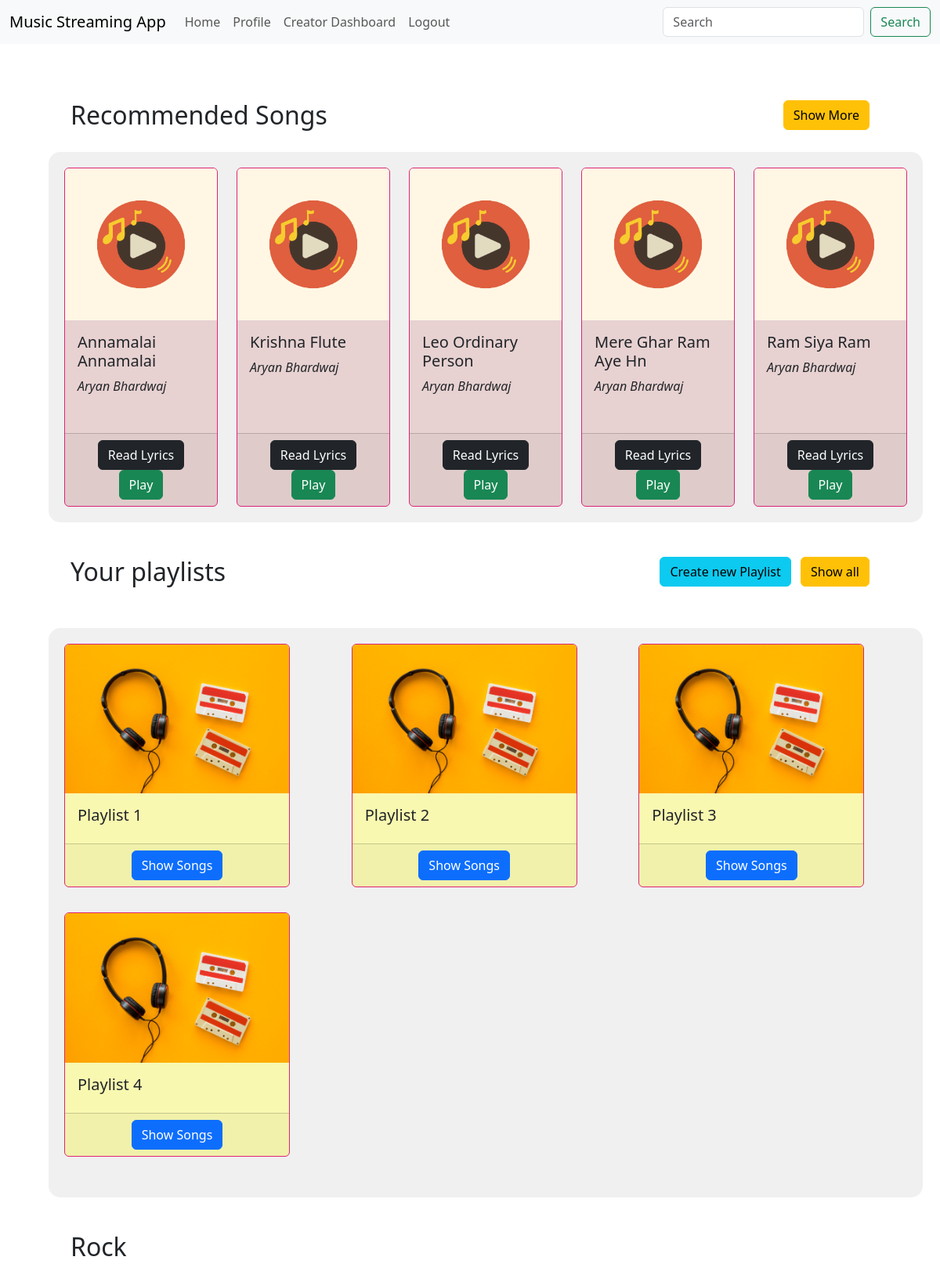
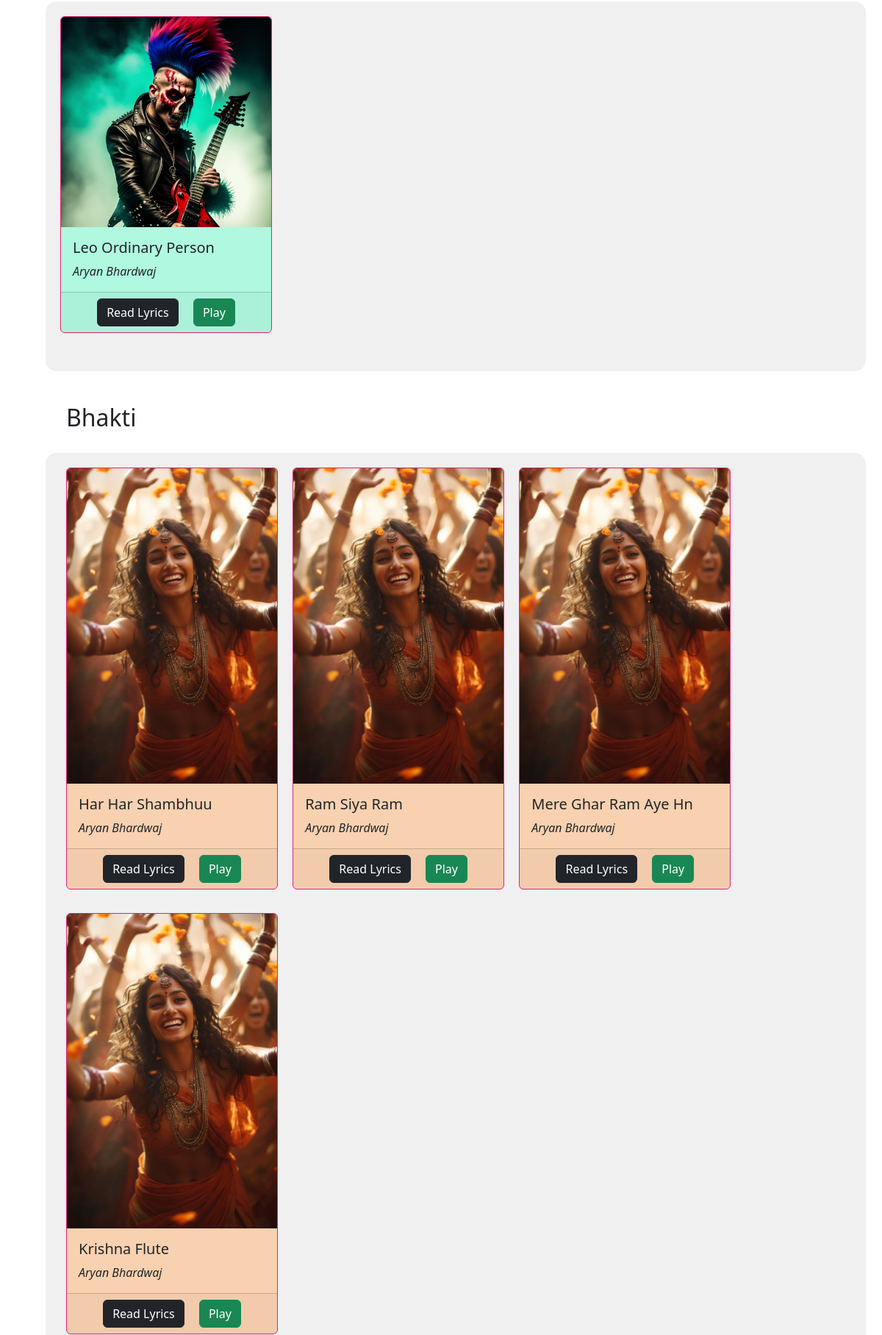
Screenshot of /home (signed in, upper part) with the database file from the repository (2 pictures, top to bottom).
### website/models.py (models this page shows)
class Song(db.Model):
    __tablename__ = 'song'
    id = db.Column(db.Integer, primary_key=True, autoincrement=True)
    title = db.Column(db.String(255), nullable=False)
    artist_id = db.Column(db.Integer, db.ForeignKey('user.id'), nullable=False)
    release_date = db.Column(db.Date, nullable=False)
    genre = db.Column(db.String(50), nullable=False)
    album_id = db.Column(db.Integer, db.ForeignKey('album.id'))
    file_path = db.Column(db.String(255), nullable=False)
    lyrics = db.Column(db.Text)
    upload_date = db.Column(db.DateTime(timezone=True), default=func.now())
    playlists = relationship('Playlist', secondary='playlist_songs', back_populates='songs', lazy=True)
    ratings = relationship('Rating', back_populates='song', lazy=True)
    album = db.relationship('Album',secondary='album_songs', back_populates='songs', lazy=True)
    artist = db.relationship('User', back_populates='songs', lazy=True)
    is_flagged = db.Column(db.Boolean, default=False)

class User(db.Model, UserMixin):
    __tablename__ = 'user'
    id = db.Column(db.Integer, primary_key=True, autoincrement=True)
    firstname = db.Column(db.String(80), nullable=False)
    lastname = db.Column(db.String(80), nullable=False)
    email = db.Column(db.String(120), unique=True, nullable=False)
    password = db.Column(db.String(256), nullable=False)
    user_type = db.Column(db.String(80), nullable=False)
    is_blacklisted = db.Column(db.Boolean, default=False)
    registration_date = db.Column(
        db.DateTime(timezone=True), default=func.now())
    songs = relationship('Song', back_populates='artist', lazy=True)
    albums = relationship('Album', back_populates='artist', lazy=True)
    ratings = relationship('Rating', back_populates='user', lazy=True)

class Playlist(db.Model):
    __tablename__ = 'playlist'
    id = db.Column(db.Integer, primary_key=True, autoincrement=True)
    user_id = db.Column(db.Integer, db.ForeignKey('user.id'))
    title = db.Column(db.String(255), nullable=False)
    songs = relationship('Song', secondary='playlist_songs', back_populates='playlists')

### website/controllers.py (the view)
@controllers.route('/home')
@login_required
def home():
    recommended_songs = Song.query.order_by(
        Song.upload_date.desc()).limit(5).all()
    user_playlists = Playlist.query.filter_by(
        user_id=current_user.id).limit(4).all()
    albums = Album.query.limit(4).all()
    rock_songs = Song.query.filter_by(genre='Rock').all()
    Bhakti_songs = Song.query.filter_by(genre='Bhakti').all()
    return render_template('home.html', user=current_user, recommended_songs=recommended_songs, user_playlists=user_playlists, albums=albums, rock_songs=rock_songs, Bhakti_songs=Bhakti_songs)

### website/__init__.py (called while the page is built)
def create_app():
    app = Flask(__name__)
    app.config['SECRET_KEY'] = 'sjhfsdfkisjfdisnmf'
    app.config['SQLALCHEMY_DATABASE_URI'] = f'sqlite:///{DATABASE_NAME}'
    db.init_app(app)
    from .controllers import controllers
    from .auth import auth
    from .models import User
    app.register_blueprint(controllers, url_prefix='/')
    app.register_blueprint(auth, url_prefix='/')
    if not path.exists('instance/' + DATABASE_NAME):
        with app.app_context():
            db.create_all()
    login_manager = LoginManager()
    login_manager.login_view = 'auth.login'
    login_manager.init_app(app)
    @login_manager.user_loader
    def load_user(id):
        return User.query.get(int(id))
    return app

### website/templates/home.html (shortened to what this page needs)
{% extends 'base.html' %}
{% block content %}
<br><br>
<div class="row">
    <div class="col mx-5">
        <h2>Recommended Songs</h2>
    </div>
    <div class="col text-end mx-5">
        <a href="/recommended_songs" type="button" class="btn btn-warning">Show More</a>
    </div>
</div>
<div class="container rounded-div">
    <div class="row overflow-x-auto">
        {% for song in recommended_songs %}
            <div class="col">
                <div class="card h-100 ">
                    <img src="/static/35882.jpg" class="card-img-top" alt="...">
                    <div class="card-body">
                        <h5 class="card-title">{{song.title}}</h5>
                        <em>{{ song.artist.firstname}} {{song.artist.lastname}}</em>
                    </div>
                    <div class="card-footer text-center">
                        <a href="{{url_for('controllers.read_lyrics', song_id=song.id)}}" class="btn btn-dark mx-2">Read Lyrics</a>
                        <a href="{{url_for('controllers.play_song', song_id=song.id)}}" class="btn btn-success mx-2">Play</a>
                    </div>
                </div>
            </div>
        {% endfor %}
    </div>
</div>
<br>
<div class="row">
    <div class="col mx-5">
        <h2>Your playlists</h2>
    </div>
    <div class="col text-end mx-5">
        <a href="/create_playlist" type="button" class="btn btn-info">Create new Playlist</a>
        <a href="/all_playlists" type="button" class="btn btn-warning ms-2">Show all</a>
    </div>
</div>
<br>
<div class="container rounded-div ">
    {% if user_playlists %}
        <div class="row">
            {% for playlist in user_playlists %}
                <div class="col md-4 " >
                    <div class="card" style="width: 18rem; background-color: rgba(255, 255, 127, 0.558);">
                        <img src="/static/album.jpg" class="card-img-top" alt="...">
                        <div class="card-body">
                            <h5 class="card-title">{{ playlist.title }}</h5>
                        </div>
                        <div class="card-footer text-center">
                            <a href="{{ url_for('controllers.playlist_songs', playlist_id=playlist.id) }}" class="btn btn-primary mr-2">Show Songs</a>
                        </div>
                    </div>
                </div>
            {% endfor %}
        </div>
    {% else %}
        <div class="col-md-12 text-center">
            <br>
            <h5>Create a playlist and enjoy your favorite songs...</h5>
        </div>
    {% endif %}
</div>
<br>
<div class="row">
    <div class="col mx-5">
        <h2>Rock</h2>
    </div>
</div>
<div class="container rounded-div">
    {% for song in rock_songs %}
                <div class="col md-4">
                    <div class="card h-100" style="width: 18rem; background-color: rgba(127, 255, 212, 0.558);">
                        <img src="/static/rock.jpg" class="card-img-top" alt="...">
                        <div class="card-body">
                            <h5 class="card-title">{{song.title}}</h5>
                            <em>{{ song.artist.firstname}} {{song.artist.lastname}}</em>
                        </div>
                        <div class="card-footer text-center">
                            <a href="{{url_for('controllers.read_lyrics', song_id=song.id)}}" class="btn btn-dark mx-2">Read Lyrics</a>
                            <a href="{{url_for('controllers.play_song', song_id=song.id)}}" class="btn btn-success mx-2">Play</a>
                        </div>
                    </div>
                </div>
            {% endfor %}
</div>
<br>
<div class="row">
    <div class="col mx-5">
        <h2>Bhakti</h2>
    </div>
</div>
<div class="container rounded-div">
    {% for song in Bhakti_songs %}
                <div class="col md-4 mx-2" style="display: inline-block;">
                    <div class="card" style="width: 18rem; background-color: rgba(255, 185, 127, 0.558);">
                        <img src="/static/Bhakti.jpg" class="card-img-top" alt="...">
                        <div class="card-body">
                            <h5 class="card-title">{{song.title}}</h5>
                            <em>{{ song.artist.firstname}} {{song.artist.lastname}}</em>
                        </div>
                        <div class="card-footer text-center">
                            <a href="{{url_for('controllers.read_lyrics', song_id=song.id)}}" class="btn btn-dark mx-2">Read Lyrics</a>
                            <a href="{{url_for('controllers.play_song', song_id=song.id)}}" class="btn btn-success mx-2">Play</a>
                        </div>
                    </div>
                </div>
            {% endfor %}
</div>
<br>
<br>
{% endblock content %}

### website/templates/base.html (shortened to what this page needs)
<!DOCTYPE html>
<html lang="en">
<head>
    <link rel="stylesheet" href="https://cdn.jsdelivr.net/npm/bootstrap@5.3.2/dist/css/bootstrap.min.css"
 />
    <link rel="stylesheet" href="https://cdn.jsdelivr.net/npm/bootstrap-icons@1.18.0/font/bootstrap-icons.css">
</head>
<body>
    <nav class="navbar navbar-expand-lg bg-body-tertiary">
        <div class="container-fluid">
            <a class="navbar-brand" href="/">Music Streaming App</a>
            <div class="collapse navbar-collapse" id="navbarSupportedContent">
                <ul class="navbar-nav me-auto mb-2 mb-lg-0">
                    {% if user.is_authenticated %}
                    <li class="nav-item">
                        <a class="nav-link" href="/home">Home</a>
                    </li>
                    <li class="nav-item">
                        <a class="nav-link" href="/profile">Profile</a>
                    </li>
                    {% if user.user_type == 'user' %}
                    <li class="nav-item">
                        <a class="nav-link" href="/upload_song">Creator Account</a>
                    </li>
                    {% elif user.user_type == 'creator' %}
                    <li class="nav-item">
                        <a class="nav-link" href="/creator_dashboard">Creator Dashboard</a>
                    </li>
                    {% endif %}
                    <li class="nav-item">
                        <a class="nav-link" href="/logout">Logout</a>
                    </li>
                    </ul>
                    <div class="d-flex">
                        <form class="d-flex" action="{{ url_for('controllers.search') }}" method="GET">
                            <input class="form-control me-2" type="search" placeholder="Search" aria-label="Search"
                                name="query" />
                            <button class="btn btn-outline-success" type="submit">Search</button>
                        </form>
                    </div>
                    {% endif %}
            </div>
        </div>
    </nav>
    <div class="container mt-4">
        {% block content %} {% endblock content %}
    </div>
</body>
</html>

### website/templates/base.html (style rules this page uses)
.rounded-div { border-radius: 15px; padding: 20px; background-color: #f0f0f0; margin: 20px; }
.card { background: rgba(175, 42, 42, 0.158); border: 1px solid #dd2476; margin-bottom: 2rem; }

### rows the page displays
Song: title "Annamalai Annamalai", artist.firstname "Aryan", artist.lastname "Bhardwaj"
Song: title "Krishna Flute", artist.firstname "Aryan", artist.lastname "Bhardwaj"
Song: title "Leo Ordinary Person", artist.firstname "Aryan", artist.lastname "Bhardwaj"
Song: title "Mere Ghar Ram Aye Hn", artist.firstname "Aryan", artist.lastname "Bhardwaj"
Song: title "Ram Siya Ram", artist.firstname "Aryan", artist.lastname "Bhardwaj"
Playlist: title "Playlist 1"
Playlist: title "Playlist 2"
Playlist: title "Playlist 3"
Playlist: title "Playlist 4"
Song: title "Har Har Shambhuu", artist.firstname "Aryan", artist.lastname "Bhardwaj"
